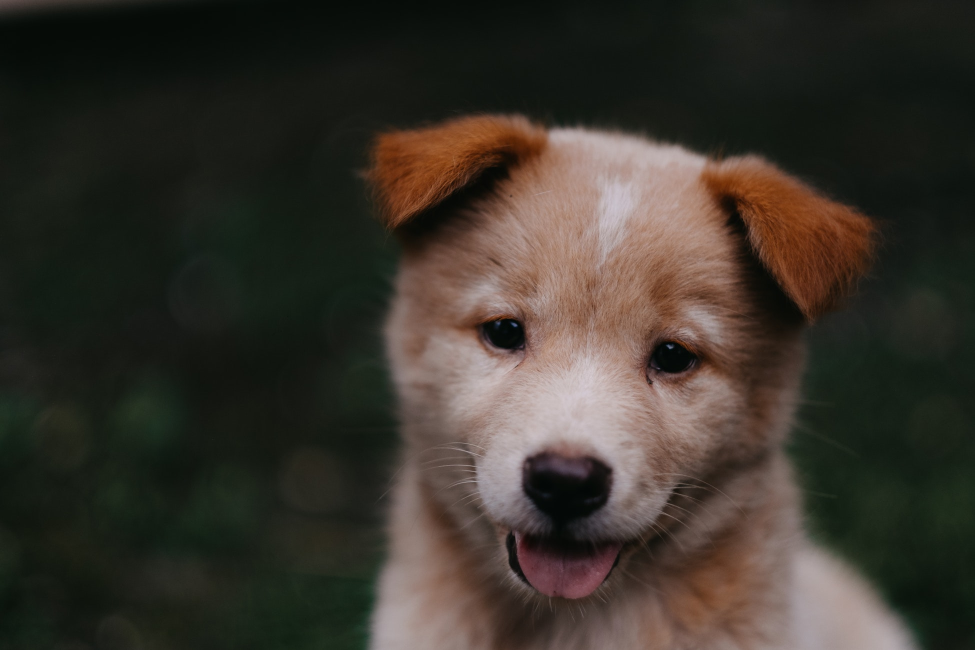
#> input picture Programs/3_Image_Processing/images/00-puppy.jpg, 1950 x 1300 px (shown at 1/2 size)
$ jupyter execute 2_Blending_and_Pasting_Images.ipynb
#> lines starting #> are read from the running program, lines starting #| are printed output that depends on the picture
[cell 1]
import cv2
import matplotlib.pyplot as plt

[cell 2]
img1 = cv2.imread("./images/00-puppy.jpg")
#> img1 is the input picture: shape (1300, 1950, 3); mean B, G, R 43.8, 51.8, 57.3
img1 = cv2.cvtColor(img1, cv2.COLOR_BGR2RGB)

img2 = cv2.imread("./images/watermark_no_copy.png")
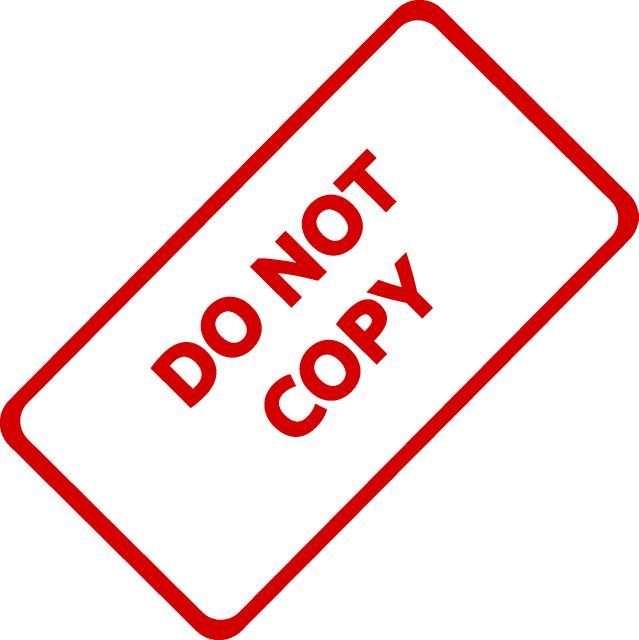
#> input picture Programs/3_Image_Processing/images/watermark_no_copy.png, 1277 x 1280 px (shown at 1/2 size)
#> img2 is the input picture: shape (1280, 1277, 3); mean B, G, R 226.7, 226.7, 250.2
img2 = cv2.cvtColor(img2, cv2.COLOR_BGR2RGB)

[cell 3]
plt.imshow(img1)

[cell 4]
plt.imshow(img2)

[cell 5]
img1.shape
#> Out = (1300, 1950, 3)

[cell 6]
img2.shape
#> Out = (1280, 1277, 3)

## `Blending` Images of the `Same Size`

### Resizing Images

[cell 7]
img1 = cv2.resize(img1, (1200, 1200))
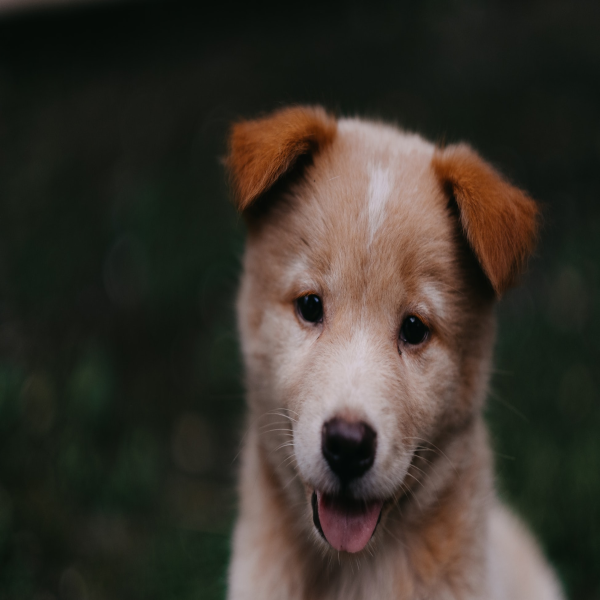
#> img1: shape (1200, 1200, 3) (shown at 1/2 size); mean R, G, B 57.2, 51.8, 43.7
img2 = cv2.resize(img2, (1200, 1200))
#> img2: shape (1200, 1200, 3)

### Blending Images
Formula: `new_pixel` = `alpha` * `pixel1` + `beta` * `pixel2` + `gamma`

[cell 8]
blended = cv2.addWeighted(src1=img1,
                          alpha=0.8, # Weight of the first image
                          src2=img2,
                          beta=0.1, # Weight of the second image
                          gamma=10 # Scalar added to each sum
                          )
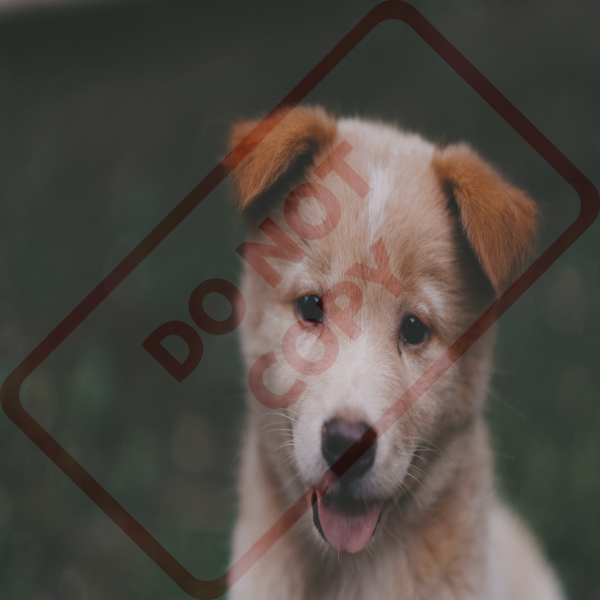
#> blended: shape (1200, 1200, 3) (shown at 1/2 size); mean R, G, B 80.9, 74.2, 67.7

plt.imshow(blended)

## Overlay a small image on top of a larger image (No Blending)

[cell 9]
img1 = cv2.imread("./images/00-puppy.jpg")
img1 = cv2.cvtColor(img1, cv2.COLOR_BGR2RGB)

img2 = cv2.imread("./images/watermark_no_copy.png")
img2 = cv2.cvtColor(img2, cv2.COLOR_BGR2RGB)

[cell 10]
img2 = cv2.resize(img2, (600, 600))
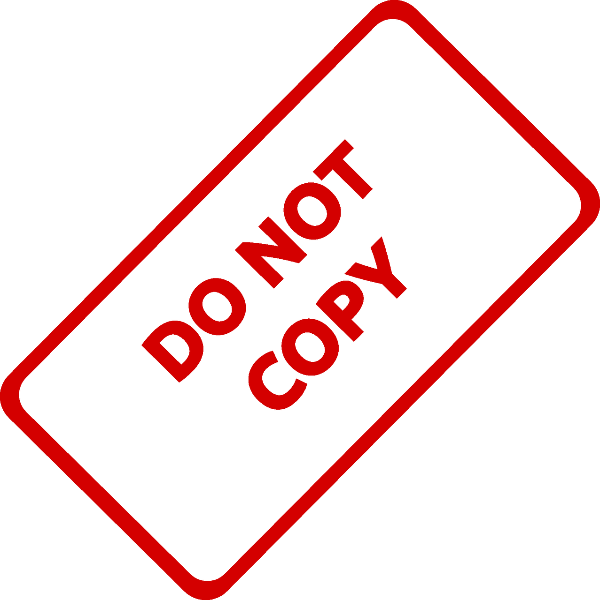
#> img2: shape (600, 600, 3); mean R, G, B 250.2, 226.7, 226.7

[cell 11]
plt.imshow(img2)

[cell 12]
plt.imshow(img1)

[cell 13]
large_img = img1
small_img = img2

[cell 14]
x_offset = 0 # Offset from the left
y_offset = 0 # Offset from the top

[cell 15]
x_end = x_offset + small_img.shape[1] # Width of the small image
#> x_end = 600
y_end = y_offset + small_img.shape[0] # Height of the small image
#> y_end = 600

[cell 16]
small_img.shape
#> Out = (600, 600, 3)

### Overlaying images

[cell 17]
large_img[y_offset:y_end, x_offset:x_end] = small_img
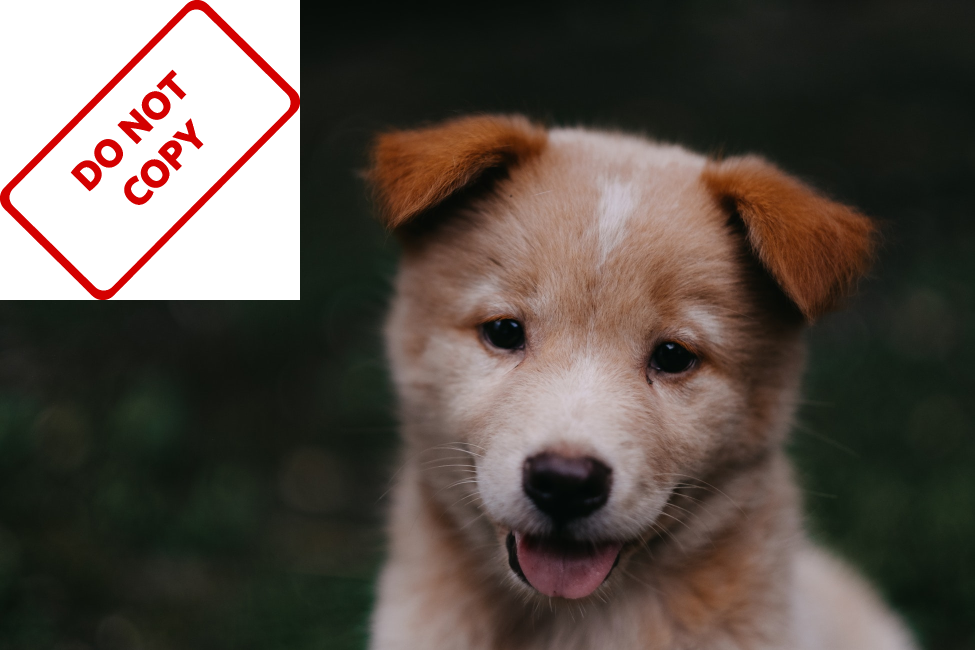
#> large_img: shape (1300, 1950, 3) (shown at 1/2 size); mean R, G, B 90.1, 80.6, 73.4

plt.imshow(large_img)
